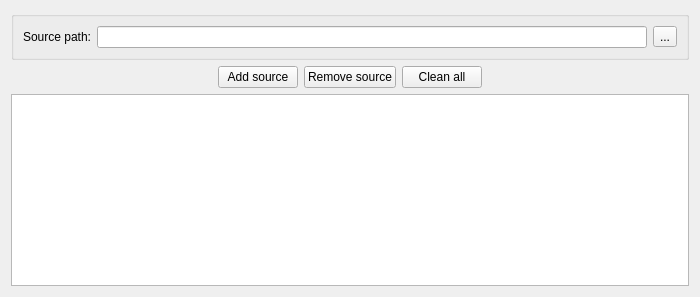
  <widget class="QWizardPage" name="wizardPage">
   <property name="title">
    <string>Create RPM packages easy</string>
   </property>
   <property name="subTitle">
    <string>Add source tarballs</string>
   </property>
   <layout class="QGridLayout" name="gridLayout_10">
    <item row="0" column="0" colspan="5">
     <widget class="QGroupBox" name="groupBox_7">
      <property name="title">
       <string/>
      </property>
      <layout class="QGridLayout" name="gridLayout_7">
       <item row="0" column="0">
        <widget class="QLabel" name="label_20">
         <property name="text">
          <string>Source path:</string>
         </property>
        </widget>
       </item>
       <item row="0" column="1">
        <widget class="QLineEdit" name="lineEdit_10"/>
       </item>
       <item row="0" column="2">
        <widget class="QToolButton" name="toolButton_2">
         <property name="text">
          <string>...</string>
         </property>
        </widget>
       </item>
      </layout>
     </widget>
    </item>
    <item row="1" column="0">
     <spacer name="horizontalSpacer_18">
      <property name="orientation">
       <enum>Qt::Horizontal</enum>
      </property>
      <property name="sizeHint" stdset="0">
       <size>
        <width>201</width>
        <height>20</height>
       </size>
      </property>
     </spacer>
    </item>
    <item row="1" column="1">
     <widget class="QPushButton" name="pushButton_10">
      <property name="text">
       <string>Add source</string>
      </property>
      <property name="icon">
       <iconset theme="list-add">
        <normaloff>../../../../</normaloff>../../../../</iconset>
      </property>
     </widget>
    </item>
    <item row="1" column="2">
     <widget class="QPushButton" name="pushButton_11">
      <property name="text">
       <string>Remove source</string>
      </property>
      <property name="icon">
       <iconset theme="list-remove">
        <normaloff>../../../../</normaloff>../../../../</iconset>
      </property>
     </widget>
    </item>
    <item row="1" column="3">
     <widget class="QPushButton" name="pushButton_12">
      <property name="text">
       <string>Clean all</string>
      </property>
      <property name="icon">
       <iconset theme="edit-delete">
        <normaloff>../../../../</normaloff>../../../../</iconset>
      </property>
     </widget>
    </item>
    <item row="1" column="4">
     <spacer name="horizontalSpacer_11">
      <property name="orientation">
       <enum>Qt::Horizontal</enum>
      </property>
      <property name="sizeHint" stdset="0">
       <size>
        <width>201</width>
        <height>20</height>
       </size>
      </property>
     </spacer>
    </item>
    <item row="2" column="0" colspan="5">
     <widget class="QListWidget" name="listWidget_3"/>
    </item>
   </layout>
  </widget>
